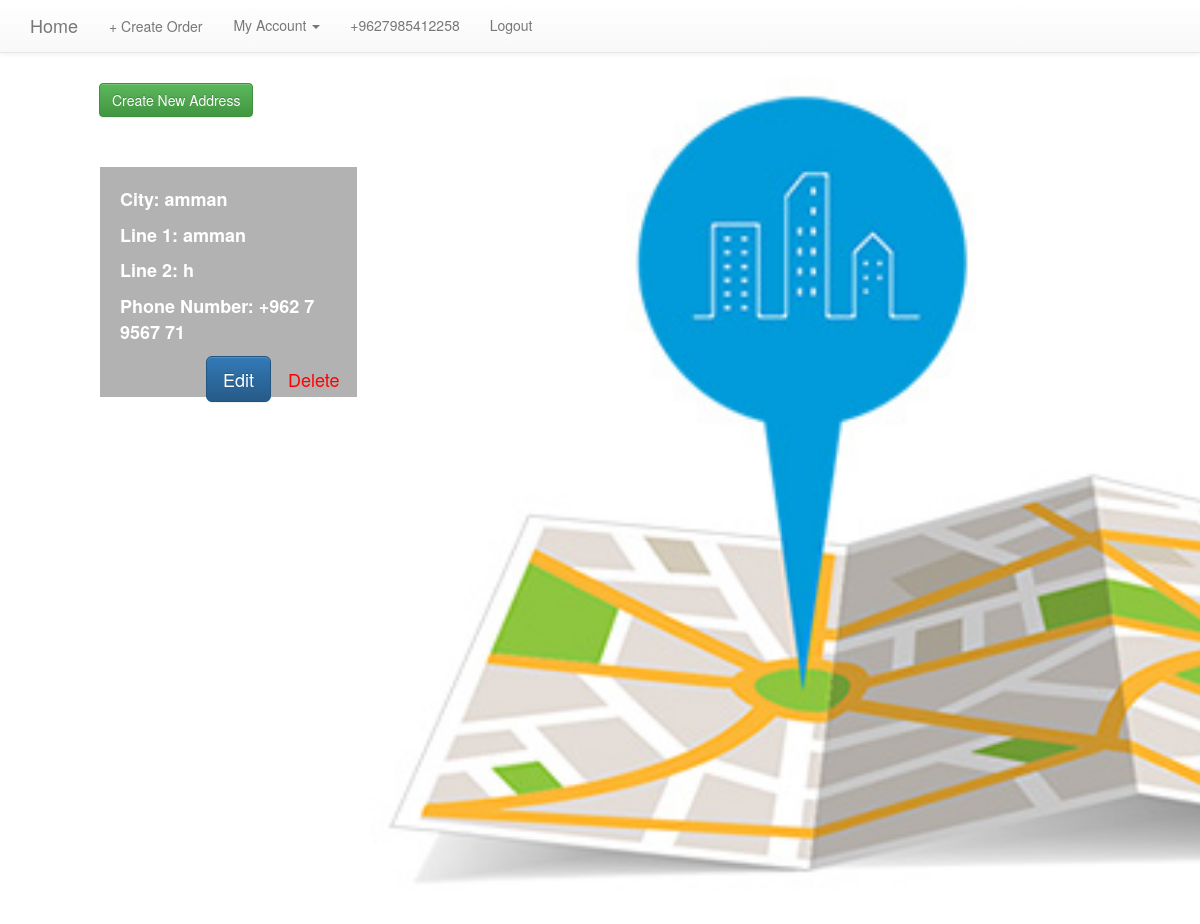
Before: /u/addresses/list/ (signed in) with the older database file.
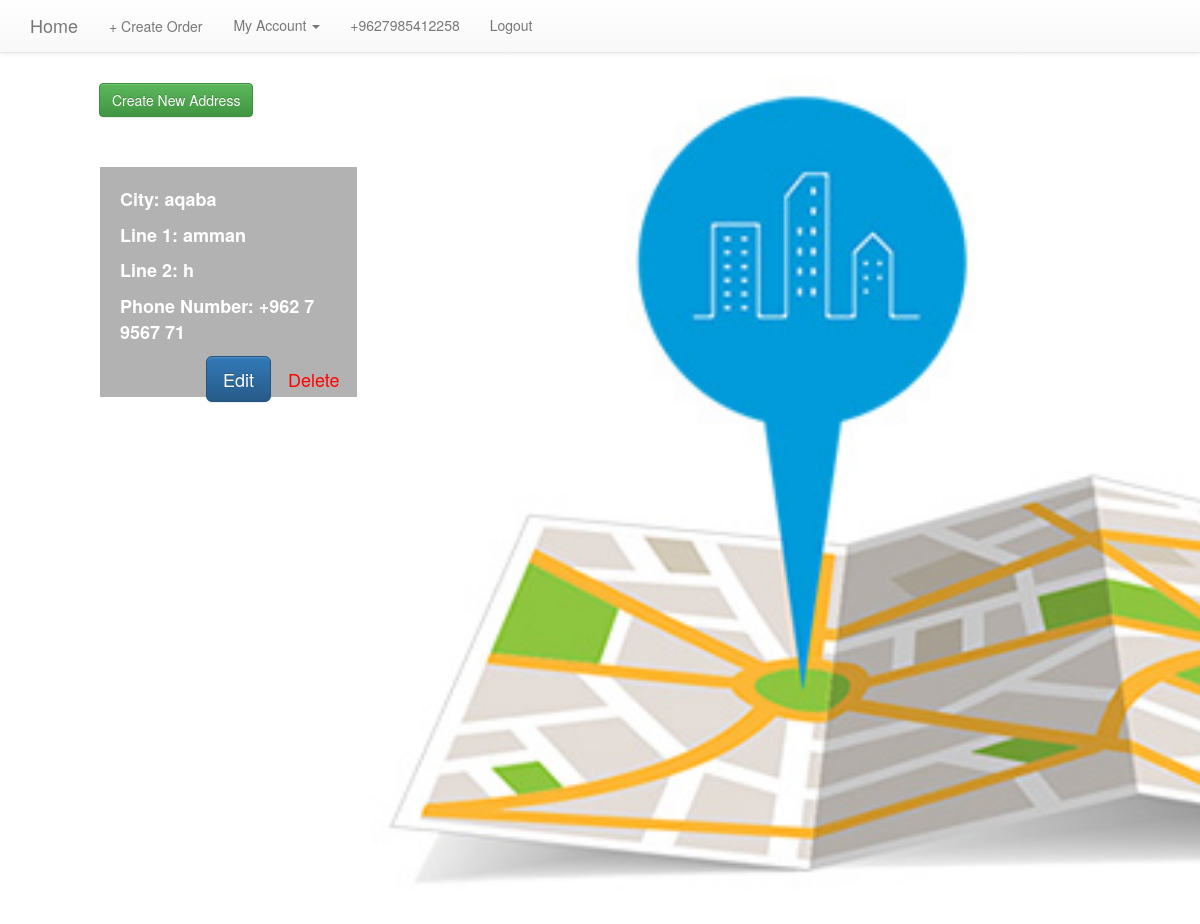
After: the same page with the newer database file.
### basic_app/models.py (models this page shows, shortened)
class Address(models.Model):
    user = models.ForeignKey(User, on_delete=models.CASCADE, default="")
    city = models.CharField(max_length=255, blank=False, null=False)
    line1 = models.CharField(max_length=255, blank=False, null=False)
    line2 = models.CharField(max_length=255, blank=True, null=True)
    phone_number = models.CharField(max_length=14, blank=False, null=False)
    def __str__(self):
        return " City :" + self.city+" , " + "Line: "+self.line1

### basic_app/views.py (the view)
class AddressListView(LoginRequiredMixin, ListView):
    model = Address
    def get_queryset(self):
        return Address.objects.filter(user=self.request.user)
    def get_context_data(self, **kwargs):
        context = super(AddressListView, self).get_context_data(**kwargs)
        context['address'] = AddressForm()
        return context

### basic_app/context_processors.py (called while the page is built)
def get_order_form(request):
        order_form = OrderForm(user=request.user.id)
        return {'order_form':order_form}

### templates/basic_app/address_list.html (shortened to what this page needs)
{% extends "basic_app/base.html" %}
{% block body_block %}
    <div class="row image-address">
        <div class="col-12 add-new-address">
            <button data-backdrop="static" data-keyboard="false" class="btn btn-success" data-toggle="modal"
                    data-target="#myModal">Create New Address
            </button>
        </div>
        {% for address in address_list %}
            <div class="col-12 col-md-4 list-address">
                <div class="address">
                    <div class="date">
                        <p>City: {{ address.city }}</p>
                        <p>Line 1: {{ address.line1 }}</p>
                        <p>Line 2: {{ address.line2 }}</p>
                        <p>Phone Number: {{ address.phone_number }}</p>
                    </div>
                    <div class="date pull-right">
                        <a data-backdrop="static" data-keyboard="false" data-toggle="modal"
                           data-target="#{{ address.id }}" style="color:red"
                           class="btn btn-lg btn-link pull-right">Delete</a>
                        <a href="{% url 'basic_app:address_update' pk=address.pk %} " value="Login"
                           class="btn btn-lg btn-primary pull-right">Edit</a>
                    </div>
                </div>
            </div>
        {% endfor %}
    </div>
{% endblock %}

Changed rows visible on the page:
removed Address: city "amman", line1 "amman", line2 "h", phone_number "+962 7 9567 71"
added Address: city "aqaba", line1 "amman", line2 "h", phone_number "+962 7 9567 71"
